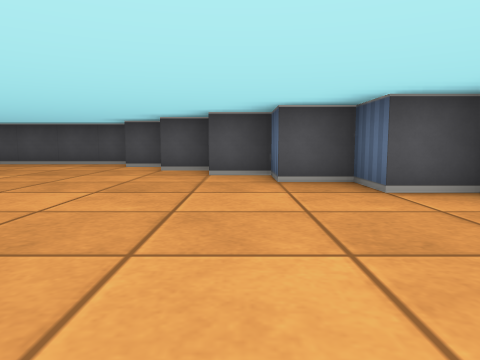
view 1 (above)

19 first-person views from a walk through a cub3D ray-caster map. The camera is about half as high as the walls, tilts 6° down and sees 70° across. The floor is counted in squares. Each view is taken from the middle of a square. On the plan, view 1 faces up. The plan holds only what a view shows up to about 9 squares ahead; the rest is blank.

view 2
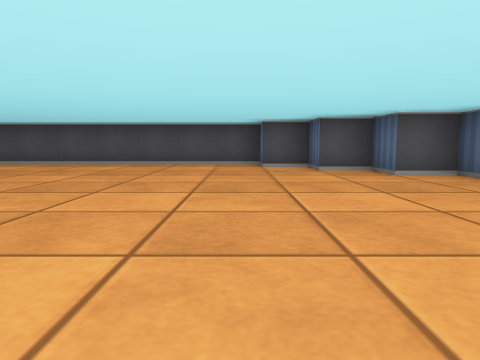

view 3
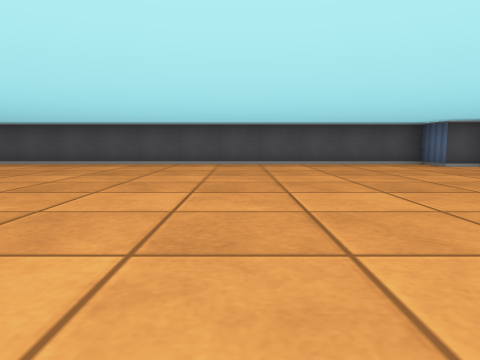

view 4
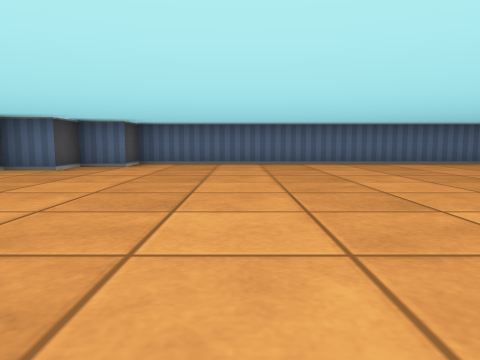

view 5
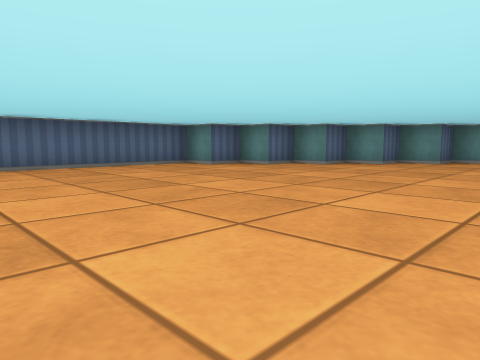

view 6
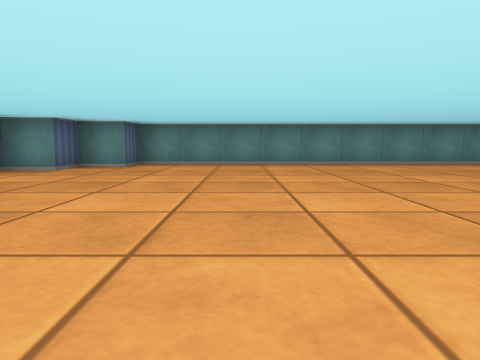

view 7
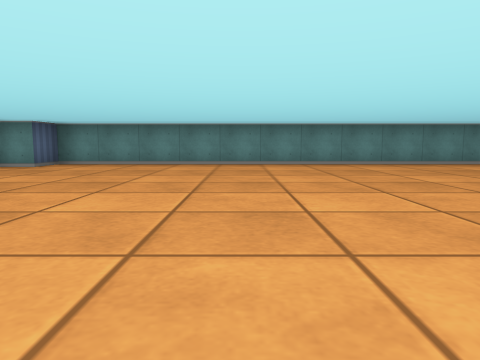

view 8
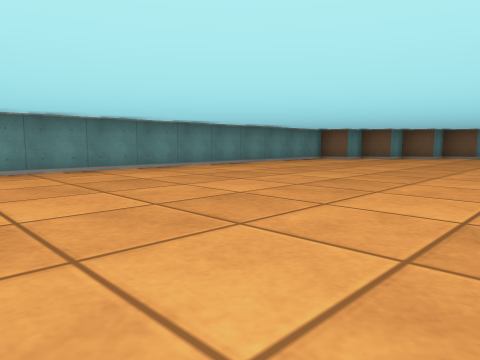

view 9
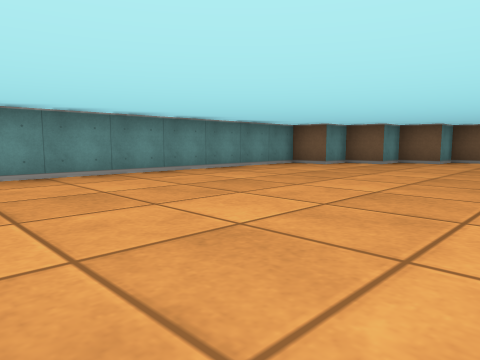

view 10
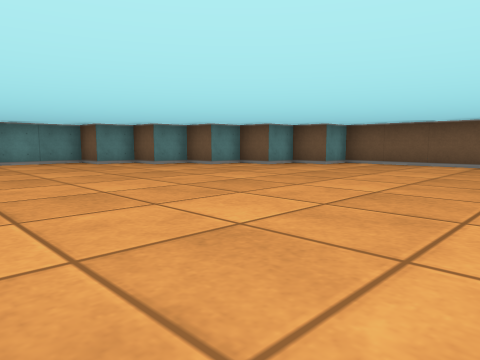

view 11
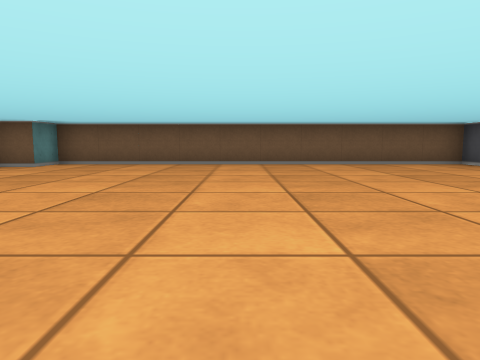

view 12
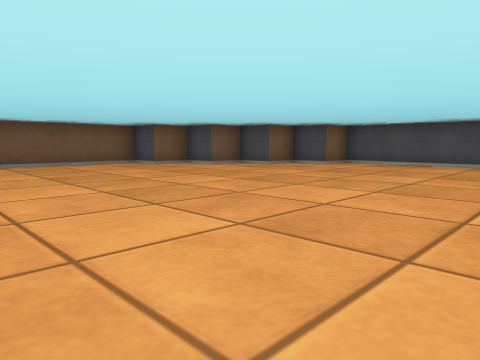

view 13
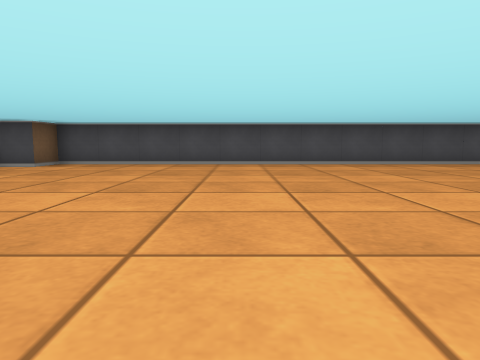

view 14
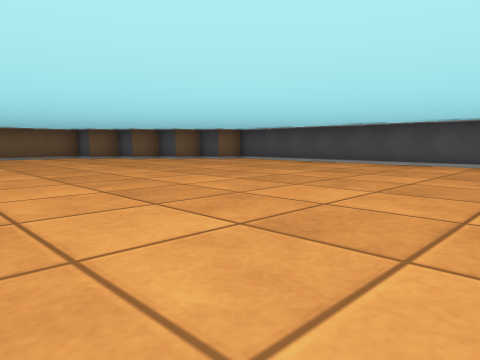

view 15
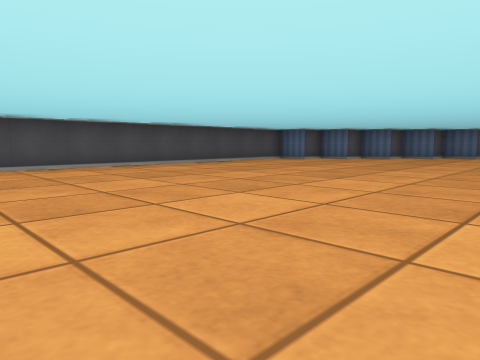

view 16
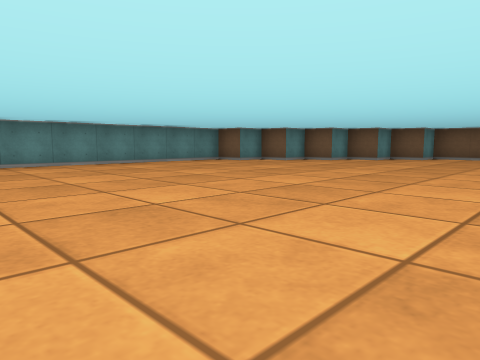

view 17
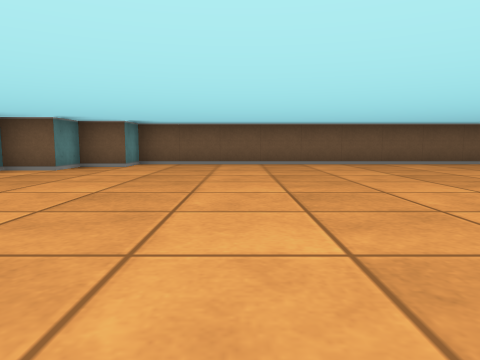

view 18
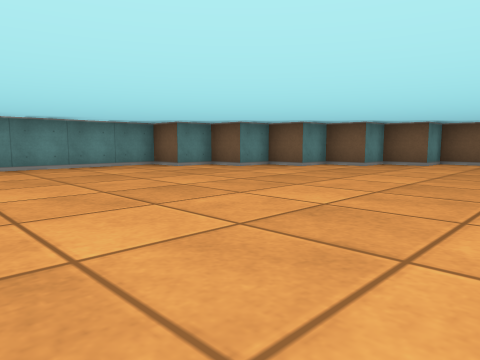

view 19
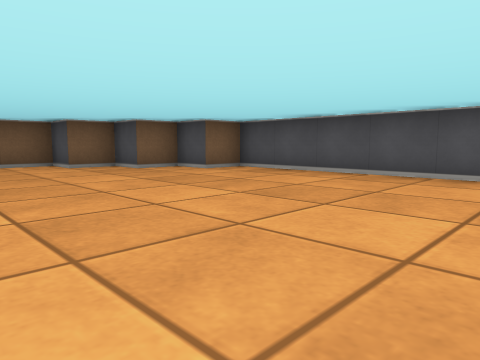

### Floor plan
Points are (right, up) in squares from view 1. A wall is a line through its corners. A room is listed if a view was taken in it or the views show most of it. See-through windows are left out.
Room 1 (views 1, 2, 3, 4, 5, 6, 7, 8, 9, 10, 11, 12, 13, 14, 15, 16, 17, 18, 19)
walls: (-19.5, -9.5) (-19.5, -10.5) (-2.5, -10.5) (-2.5, -9.5) (-1.5, -9.5) (-1.5, -8.5) (-0.5, -8.5) (-0.5, -7.5) (0.5, -7.5) (0.5, -6.5) (1.5, -6.5) (1.5, -5.5) (2.5, -5.5) (2.5, 3.5) (1.5, 3.5) (1.5, 4.5) (0.5, 4.5) (0.5, 5.5) (-0.5, 5.5) (-0.5, 6.5) (-1.5, 6.5) (-1.5, 7.5) (-2.5, 7.5) (-2.5, 8.5) (-20.5, 8.5) (-20.5, 7.5) (-21.5, 7.5) (-21.5, 6.5) (-22.5, 6.5) (-22.5, 5.5) (-23.5, 5.5) (-23.5, 4.5) (-24.5, 4.5) (-24.5, -5.5) (-23.5, -5.5) (-23.5, -6.5) (-22.5, -6.5) (-22.5, -7.5) (-21.5, -7.5) (-21.5, -8.5) (-20.5, -8.5) (-20.5, -9.5) (-19.5, -9.5)

Where each view was taken, in squares from view 1:
view 1: 0 up, 0 right, facing up
view 2: 0 up, 3 left, facing up
view 3: 0 up, 7 left, facing up
view 4: 1 up, 6 left, facing right
view 5: 0 up, 5 left, facing down-right
view 6: 2 down, 5 left, facing down
view 7: 2 down, 7 left, facing down
view 8: 4 down, 9 left, facing down-left
view 9: 5 down, 12 left, facing down-left
view 10: 1 down, 16 left, facing down-left
view 11: 1 down, 16 left, facing left
view 12: 0 up, 16 left, facing up-left
view 13: 0 up, 16 left, facing up
view 14: 0 up, 12 left, facing up-left
view 15: 1 up, 12 left, facing up-right
view 16: 2 down, 12 left, facing down-left
view 17: 3 down, 16 left, facing left
view 18: 3 down, 15 left, facing down-left
view 19: 3 up, 15 left, facing up-left
